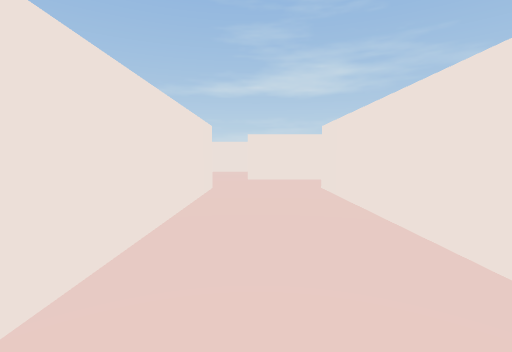
view 1 (above)

24 first-person views from a walk through a scene from a Unity 3-D project. The camera is 0.47 m above the floor, tilts 4° down and sees 85° across. The floor is counted in squares, 1 m on a side. Each view is taken from the middle of a square. On the plan, view 1 faces up. The plan holds only what a view shows up to about 9 squares ahead; the rest is blank. The place goes on beyond the plan.

view 2
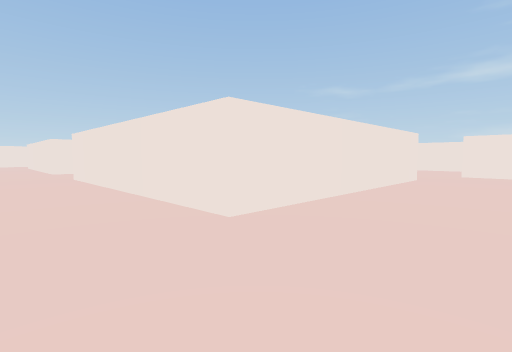

view 3
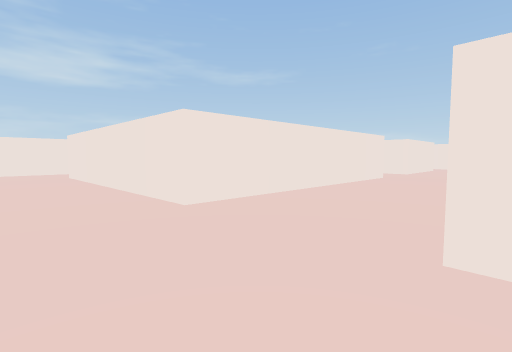

view 4
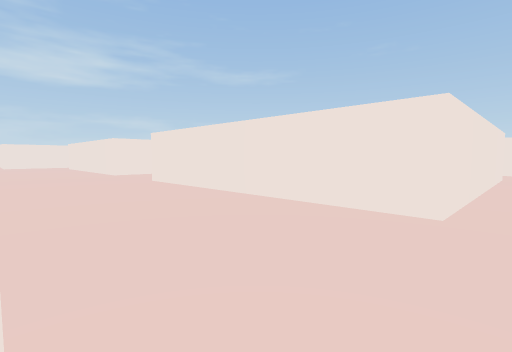

view 5
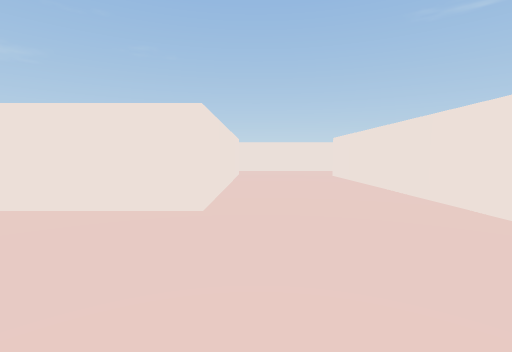

view 6
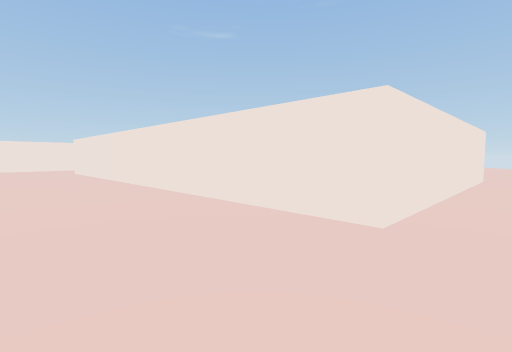

view 7
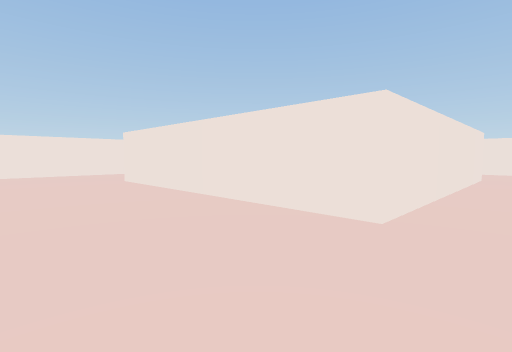

view 8
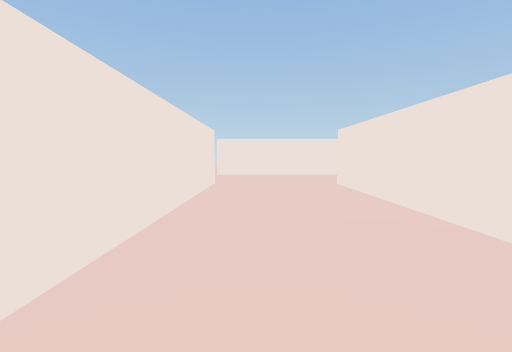

view 9
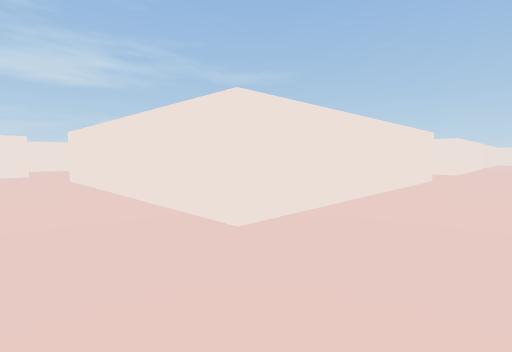

view 10
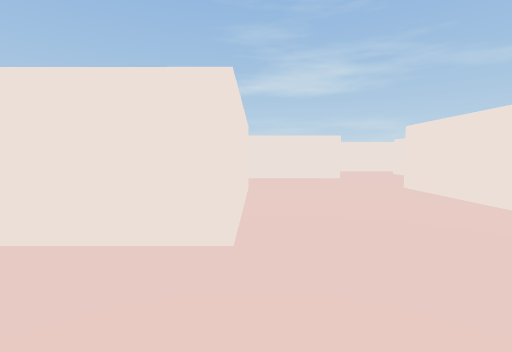

view 11
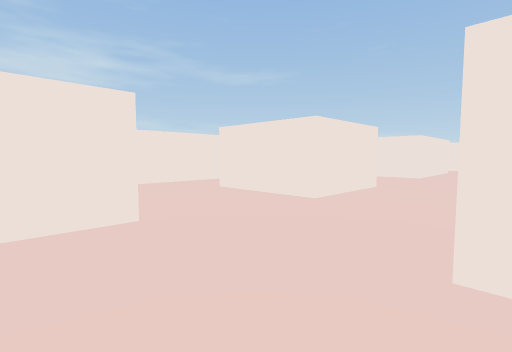

view 12
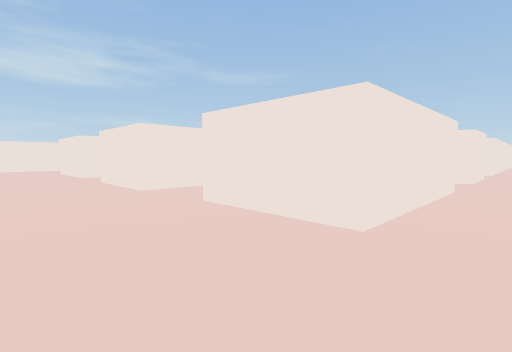

view 13
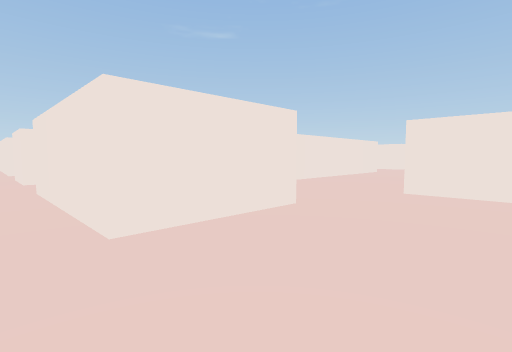

view 14
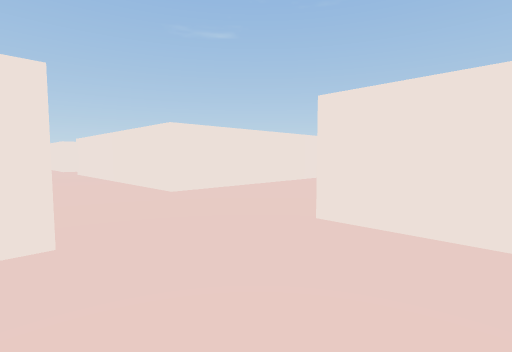

view 15
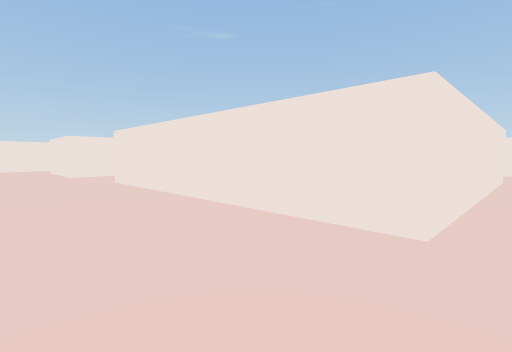

view 16
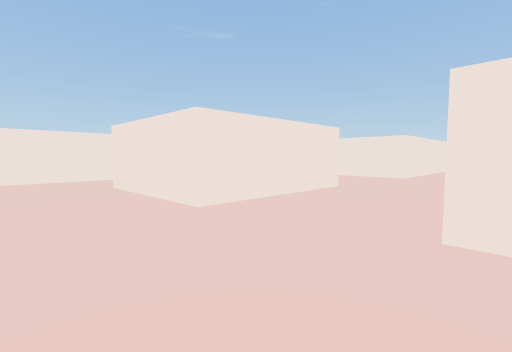

view 17
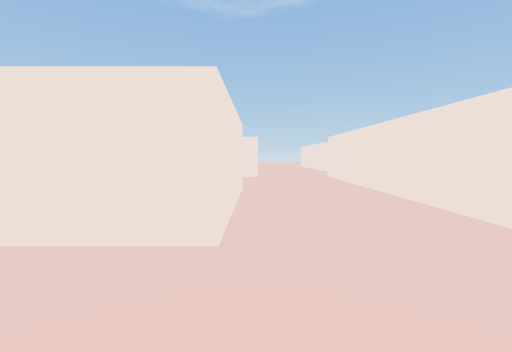

view 18
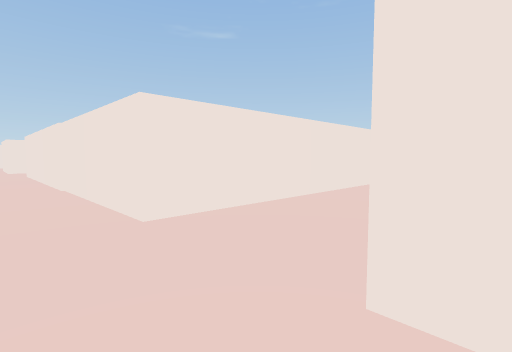

view 19
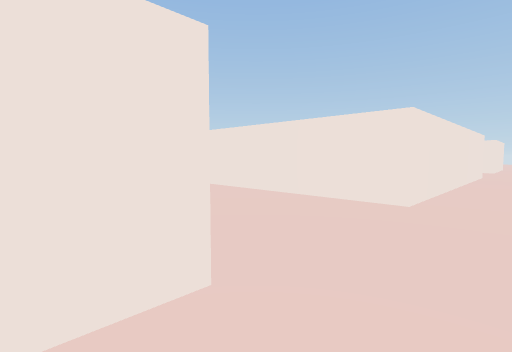

view 20
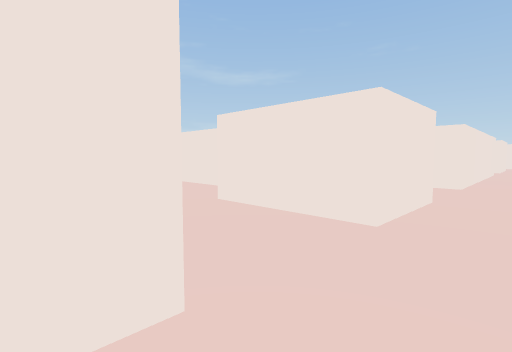

view 21
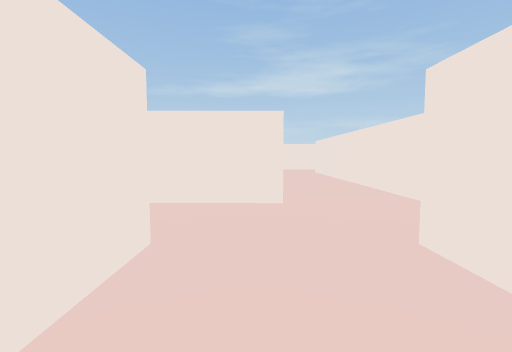

view 22
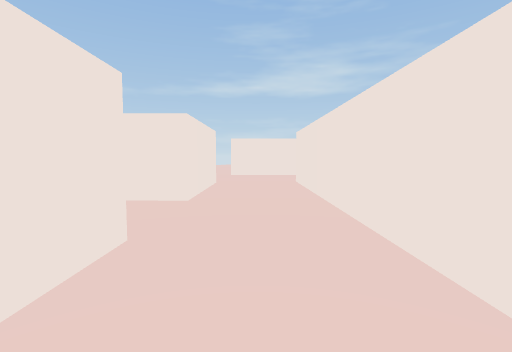

view 23
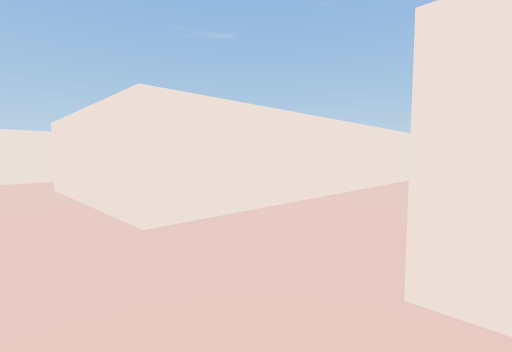

view 24
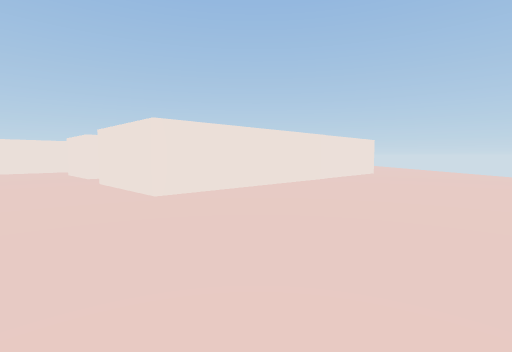

### Floor plan
Ten units are one square. View 1 is at (0, 0); x grows to the right and y downward. Boxes are objects, and circles mark ways between rooms. Rooms are numbered by the first view taken in them; rooms with no view inside come last. Other rooms are left out.
<svg viewBox="-185 -155 255 275">
<path fill="none" stroke="#000" d="M-7 -42 -7 6M41 -57 -2 -57M10 6 10 -42 54 -42M-80 0 -80 6 -128 6 -128 -42 -80 -42 -80 -10M-56 27 -7 27 -7 76 -56 75 -56 27M-129 27 -80 27 -80 75M-7 6 -56 6 -56 -42 -46 -42M-45 -57 -73 -57 -73 -75 -46 -75M-152 -1 -152 30M12 51 12 24 35 24M-93 99 -11 99M-131 -60 -151 -60M-152 -42 -152 -14 -164 -14M-46 -88 -73 -88 -73 -106M-103 -88 -130 -88M35 6 10 6M-95 -109 -95 -87M9 112 10 75 26 75M-93 115 -93 99M-46 -75 -46 -66M-36 -88 -46 -88M-2 -57 -2 -75M-46 -42 -7 -42M-1 -86 -14 -86M-37 -141 -37 -120M-37 -106 -37 -97M-23 -86 -22 -143 7 -143M-170 -42 -152 -42M-159 -109 -95 -109M-70 -120 -73 -120 -73 -141M-37 -120 -44 -120"/>
<rect x="-115" y="-75" width="20" height="20" fill="#bbb"><title>block</title></rect>
<rect x="-35" y="-75" width="20" height="20" fill="#bbb"><title>block</title></rect>
<circle cx="0" cy="10" r="3" fill="#2a7"/>
<circle cx="-10" cy="-50" r="3" fill="#2a7"/>
<circle cx="-85" cy="85" r="3" fill="#2a7"/>
<circle cx="-50" cy="-50" r="3" fill="#2a7"/>
<circle cx="-50" cy="-80" r="3" fill="#2a7"/>
<circle cx="-145" cy="30" r="3" fill="#2a7"/>
<circle cx="-150" cy="-50" r="3" fill="#2a7"/>
<circle cx="-165" cy="-10" r="3" fill="#2a7"/>
<circle cx="-85" cy="-95" r="3" fill="#2a7"/>
<circle cx="-30" cy="-95" r="3" fill="#2a7"/>
<circle cx="-30" cy="-110" r="3" fill="#2a7"/>
<circle cx="-30" cy="-150" r="3" fill="#2a7"/>
<text x="10" y="-50">1</text>
<text x="-70" y="10">2</text>
<text x="-110" y="90">3</text>
<text x="-30" y="-70">4</text>
<text x="-30" y="-130">5</text>
<text x="-180" y="-30">6</text>
</svg>
Room 1 opens to room 2. Room 1 opens to room 4. Room 2 opens to room 3. Room 2 opens to room 4. Room 2 opens to room 6. Room 4 opens to room 5. Room 5 opens to room 6.

Where each view was taken, in squares from view 1:
view 1: 0 up, 0 right, facing up
view 2: 2 down, 1 right, facing up-left
view 3: 3 down, 7 left, facing up-right
view 4: 8 down, 8 left, facing up-right
view 5: 8 down, 8 left, facing right
view 6: 8 down, 10 left, facing down-right
view 7: 2 down, 6 left, facing down-left
view 8: 2 down, 8 left, facing left
view 9: 2 down, 14 left, facing up-right
view 10: 0 up, 15 left, facing up
view 11: 4 up, 14 left, facing up-right
view 12: 5 up, 9 left, facing up-right
view 13: 8 up, 9 left, facing down-right
view 14: 6 up, 9 left, facing down-right
view 15: 1 down, 6 left, facing down-right
view 16: 1 down, 1 left, facing down-right
view 17: 1 down, 1 right, facing down
view 18: 5 up, 1 left, facing down-right
view 19: 5 up, 5 left, facing down-left
view 20: 5 up, 5 left, facing up-right
view 21: 6 up, 4 left, facing up
view 22: 9 up, 3 left, facing up
view 23: 15 up, 4 left, facing down-right
view 24: 14 up, 8 left, facing down-left
